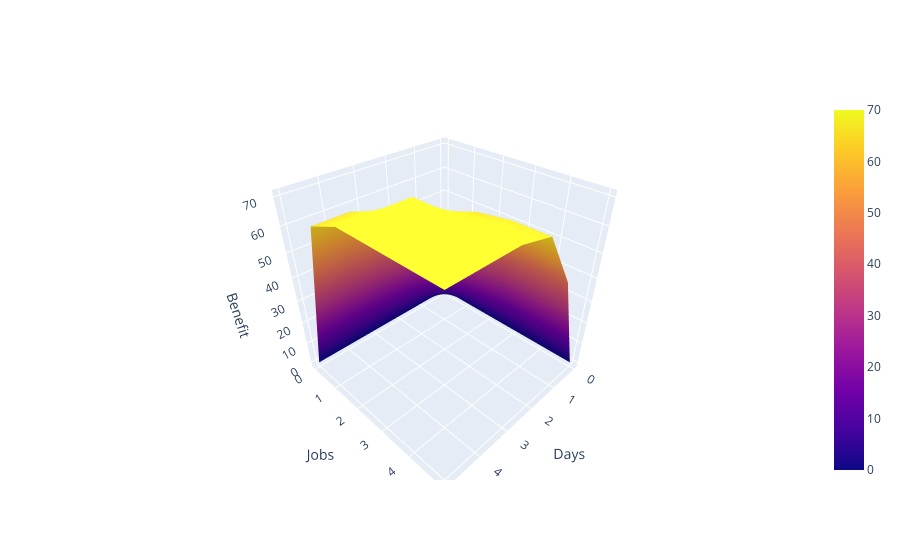

Source (notebook cell):
### Code cell
Z = np.array(points[:,2]).reshape(horizon+1,n_jobs+1)

X=np.linspace(horizon,0,horizon +1)
Y = np.linspace(n_jobs,0,n_jobs +1)
X, Y = np.meshgrid(X,Y)

print(X)
print(Y)
print(Z)


fig = go.Figure(data=[go.Surface(x=X, y=Y, z=Z)])
fig.update_layout(scene=dict(xaxis_title="Days", yaxis_title="Jobs", zaxis_title="Benefit"))
fig.show()

### Figure 1 — Plotly figure (JSON) as saved in the notebook; plotly's stock layout.template omitted (floating-point values rounded to 4 significant figures)
{"data": [{"type": "surface", "x": [[5, 4, 3, 2, 1, 0], [5, 4, 3, 2, 1, 0], [5, 4, 3, 2, 1, 0], [5, 4, 3, 2, 1, 0], [5, 4, 3, 2, 1, 0], [5, 4, 3, 2, 1, 0]], "y": [[5, 5, 5, 5, 5, 5], [4, 4, 4, 4, 4, 4], [3, 3, 3, 3, 3, 3], [2, 2, 2, 2, 2, 2], [1, 1, 1, 1, 1, 1], [0, 0, 0, 0, 0, 0]], "z": [[70, 70, 70, 67, 45, 0], [70, 70, 70, 67, 45, 0], [70, 70, 70, 65, 42, 0], [70, 70, 70, 55, 30, 0], [65, 65, 55, 40, 20, 0], [0, 0, 0, 0, 0, 0]]}], "layout": {"scene": {"xaxis": {"title": {"text": "Days"}}, "yaxis": {"title": {"text": "Jobs"}}, "zaxis": {"title": {"text": "Benefit"}}}}}
